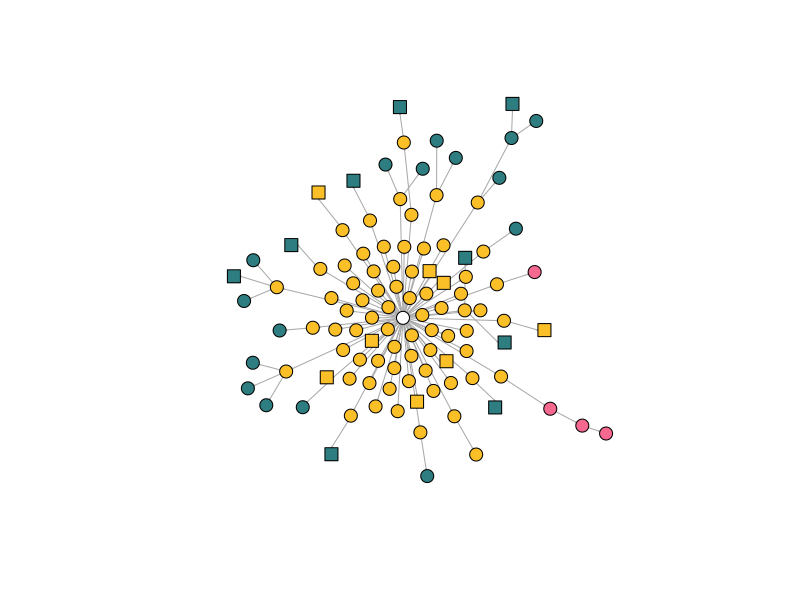

Reproduce this figure in R. (Note: this script raises an error after producing the figure.)
library(tidyverse)
library(igraph)

#read data for  analysis
case_data <- read_csv(file = "data/case_data.csv")
transmission_pairs <- read_csv(file = "data/transmission_pairs.csv")

quarantine_list <-  case_data %>%
  dplyr::select(case.no, quarantine) %>%
  mutate(id = as.character(case.no)) %>%
  dplyr::select(id, quarantine)

##BAR CLUSTER GRAPH
#Bar Cluster Import
bar_cluster <- read_csv(file = "data/bar_cluster.csv")

#reframe bar cluster edges to line-listed data and colour by risk
nodes <- enframe(c(bar_cluster$from, bar_cluster$to)) %>%
  dplyr::select(value) %>%
  distinct() %>%
  transmute(id = value,
            label = value,
            to = value) %>%
  left_join(.,bar_cluster, by = 'to') %>%
  dplyr::select(id, cluster.generation, cluster.risk) %>%
  mutate(color = case_when(id == 'NA' ~ '#b43b15',
                           cluster.risk == 'social' ~ '#fbbf28',
                           cluster.risk == 'family' ~ '#2e7d80',
                           cluster.risk == 'work' ~ '#f56890',
                           cluster.risk == 'travel' ~ '#70a494')) %>%
  left_join(., quarantine_list, by = "id") %>%
  mutate(shape = case_when(quarantine == "Y" ~ 'csquare',
                           TRUE ~ 'circle')) %>%
  distinct()

#generate edges for plotting
network <- bar_cluster %>%
  mutate(source = from, target = to) %>%
  dplyr::select(source, target) %>%
  as.data.frame() %>%
  graph_from_data_frame()

#recode network parameters extracting data from line-listed nodes
V(network)$color <- nodes %>% pull(color)
V(network)$size <- 7
V(network)$frame.color <- "black"
V(network)$shape <- nodes %>% pull(shape)

gp <- layout_with_graphopt(network, charge=0.000001, spring.length = 0)

#Plot bar cluster
plot(network, 
     edge.arrow.size=.05,
     vertex.label=NA,
     layout=gp)

##WEDDING CLUSTER GRAPH
wedding_cluster <- read_csv(file = "data/wedding_cluster.csv")

#reframe bar cluster edges to line-listed data and colour by risk
nodes <- enframe(c(wedding_cluster$from, wedding_cluster$to)) %>%
  dplyr::select(value) %>%
  distinct() %>%
  transmute(id = value,
            label = value,
            to = value) %>%
  left_join(.,wedding_cluster, by = 'to') %>%
  dplyr::select(id, cluster.generation, cluster.risk) %>%
  mutate(color = case_when(id == 'NA' ~ '#b43b15',
                           cluster.risk == 'social' ~ '#fbbf28',
                           cluster.risk == 'family' ~ '#2e7d80',
                           cluster.risk == 'work' ~ '#f56890',
                           cluster.risk == 'travel' ~ '#70a494')) %>%
  left_join(., quarantine_list, by = "id") %>%
  mutate(shape = case_when(quarantine == "Y" ~ 'csquare',
                           TRUE ~ 'circle')) %>%
  distinct()

#generate edges for plotting
network <- wedding_cluster %>%
  mutate(source = from, target = to) %>%
  dplyr::select(source, target) %>%
  as.data.frame() %>%
  graph_from_data_frame()

network <- graph_from_data_frame(links)

#recode network parameters extracting data from line-listed nodes
V(network)$color <- nodes %>% pull(color)
V(network)$size <- 10
V(network)$frame.color <- "black"
V(network)$shape <- nodes %>% pull(shape)

#Plot wedding cluster
plot(network, 
     edge.arrow.size=.05,
     vertex.label=NA, 
     layout=layout_with_fr)

##TEMPLE CLUSTER GRAPH
temple_cluster <- read_csv(file = "data/temple_cluster.csv")

#reframe temple cluster edges to line-listed data and colour by risk
nodes <- enframe(c(temple_cluster$from, temple_cluster$to)) %>%
  dplyr::select(value) %>%
  distinct() %>%
  transmute(id = value,
            label = value,
            to = value) %>%
  left_join(.,temple_cluster, by = 'to') %>%
  dplyr::select(id, cluster.generation, cluster.risk) %>%
  mutate(color = case_when(id == 'NA' ~ '#b43b15',
                           cluster.risk == 'social' ~ '#fbbf28',
                           cluster.risk == 'family' ~ '#2e7d80',
                           cluster.risk == 'work' ~ '#f56890',
                           cluster.risk == 'travel' ~ '#70a494')) %>%
  left_join(., quarantine_list, by = "id") %>%
  mutate(shape = case_when(quarantine == "Y" ~ 'csquare',
                           TRUE ~ 'circle')) %>%
  distinct()

#generate edges for plotting
network <- temple_cluster %>%
  mutate(source = from, target = to) %>%
  dplyr::select(source, target) %>%
  as.data.frame() %>%
  graph_from_data_frame()

#recode network parameters extracting data from line-listed nodes
V(network)$color <- nodes %>% pull(color)
V(network)$size <- 15
V(network)$frame.color <- "black"
V(network)$shape <- nodes %>% pull(shape)

#Plot temple cluster
plot(network, 
     edge.arrow.size=.1,
     vertex.label=NA, 
     layout=layout_with_dh)

##OTHER CLUSTER GRAPH

#exclude cases from three previous clusters (cluster.id 46, 77, 80) from the transmission_pairs dataset which includes all resolved pairs
other_clusters <- transmission_pairs %>%
  filter(cluster.id != 46,
         cluster.id != 77,
         cluster.id != 80) %>%
  dplyr::select(infector.case, infectee.case, cluster.risk, cluster.generation, pair.type)

#generate list of imported source only pairs
infectee <- transmission_pairs %>%
  dplyr::select(infector.case, infectee.case) %>%
  gather() %>%
  filter(key == 'infectee.case')

infector <-  transmission_pairs %>%
  dplyr::select(infector.case, infectee.case) %>%
  gather() %>%
  filter(key == 'infector.case')

infectors_only <- infector %>%
  left_join(., infectee, by = 'value') %>%
  filter(is.na(key.y)) %>%
  dplyr::select(value) %>%
  distinct()

source_imported <- other_clusters %>%
  dplyr::select(infector.case, pair.type) %>%
  filter(infector.case %in% infectors_only$value) %>%
  mutate(id = infector.case) %>%
  dplyr::select(-infector.case) %>%
  filter(pair.type == "imported") %>%
  dplyr::select(id, pair.type)

#reframe all other cluster edges to line-listed data and colour by risk and source imported
nodes <- enframe(c(other_clusters$infector.case, other_clusters$infectee.case)) %>%
  dplyr::select(value) %>%
  distinct() %>%
  transmute(id = value,
            label = value,
            infectee.case = value) %>%
  left_join(., other_clusters, by = "infectee.case") %>%
  dplyr::select(id, label, cluster.risk) %>%
  mutate(color = case_when(id == 'NA' ~ '#b43b15',
                           cluster.risk == 'social' ~ '#fbbf28',
                           cluster.risk == 'family' ~ '#2e7d80',
                           cluster.risk == 'work' ~ '#f56890',
                           cluster.risk == 'travel' ~ '#70a494',
                           TRUE ~ '#b43b15')) %>%
  left_join(., source_imported, by = "id") %>%
  mutate(color = case_when(pair.type == 'imported' ~ 'black',
                           TRUE ~ color)) %>%
  left_join(., quarantine_list, by = "id") %>%
  mutate(shape = case_when(quarantine == "Y" ~ 'csquare',
                           TRUE ~ 'circle')) %>%
  dplyr::select(-cluster.risk, -pair.type) %>%
  distinct()
  
  #generate edges for plotting
  network <- other_clusters %>%
    mutate(source = infector.case, target = infectee.case) %>%
    dplyr::select(source, target) %>%
    as.data.frame() %>%
    graph_from_data_frame()
  
  #recode network parameters extracting data from line-listed nodes
  V(network)$color <- nodes %>% pull(color)
  V(network)$size <- 5
  V(network)$frame.color <- "black"
  V(network)$shape <- nodes %>% pull(shape)
  
  #Plot temple cluster
  plot(network, 
       edge.arrow.size=.05,
       vertex.label=NA, 
       layout=layout_with_fr)
  
  

  
